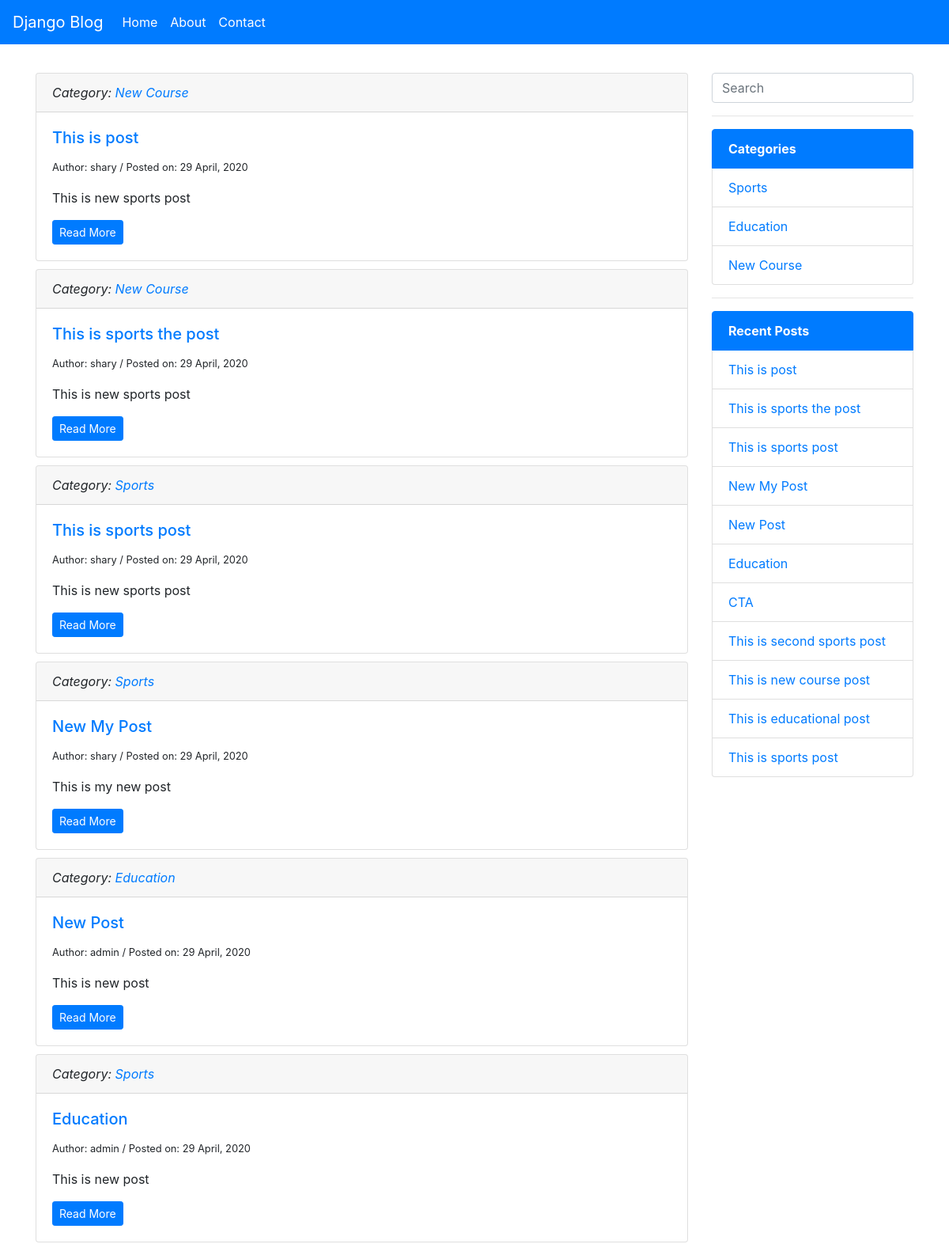
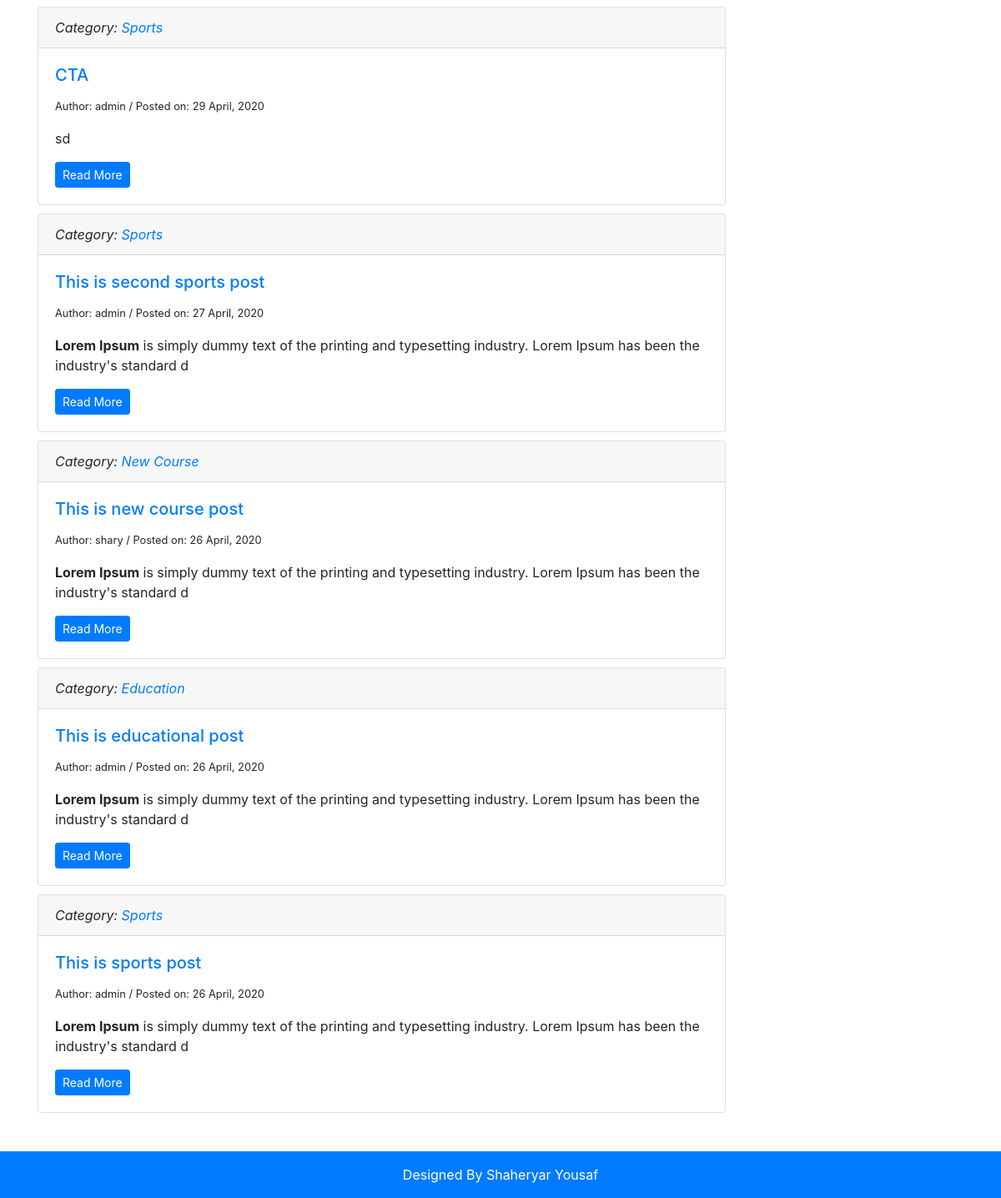
The page / on the database its author committed (2 pictures, top to bottom).
### posts/models.py (models this page shows, shortened)
class Post(models.Model):
    category = models.ForeignKey(Category, on_delete=models.DO_NOTHING, related_name='category_set')
    title = models.CharField(max_length=200)
    description = RichTextField()
    is_published = models.BooleanField(default=True)
    author = models.ForeignKey(User, on_delete=models.DO_NOTHING)
    meta_title = models.CharField(max_length=200, blank=True)
    meta_description = models.TextField(blank=True)
    slug = models.SlugField(unique=True, blank=True)
    created_at = models.DateTimeField(auto_now_add=True)
    updated_at = models.DateTimeField(auto_now=True)

class Category(models.Model):
    title = models.CharField(max_length=200)
    meta_title = models.CharField(max_length=200, blank=True)
    meta_description = models.TextField(blank=True)
    slug = models.SlugField(unique=True, blank=True)
    created_at = models.DateTimeField(auto_now_add=True)
    updated_at = models.DateTimeField(auto_now=True)
    class Meta:
        verbose_name = 'Category'
        verbose_name_plural = 'Categories'

### pages/views.py (the view)
# urls.py: path('', views.index, name='contact'),
def index(request):
	categories = Category.objects.all()
	posts = Post.objects.filter(is_published=True).order_by('-created_at')
	context = {
		'categories': categories,
		'posts': posts
	}
	return render(request, 'pages/index.html', context)

### templates/pages/index.html (shortened to what this page needs)
{% extends 'base.html' %}
{% block content %}
    <div class="col-lg-9 col-xs-12">
    	{% if posts %}
    		{% for post in posts %}
	    	<div class="card">
			  	<div class="card-header">
			    <i>Category: <a href="{% url 'category' post.category.slug %}">{{ post.category.title }}</a></i>
			  	</div>
			  	<div class="card-body">
				    <h5 class="card-title"><a href="blog/{{post.slug}}">{{post.title}}</a></h5>
				    <small>Author: {{ post.author }} / Posted on: {{ post.created_at | date:"d F, Y" }}</small>
				    <p class="card-text">{{post.description | safe | slice:":150"}}</p>
				    <a href="blog/{{post.slug}}" class="btn btn-primary btn-sm">Read More</a>
			  	</div>
			</div>
			{% endfor %}
    	{% else %}
    		No Posts
    	{% endif %}
    </div>
    <div class="col-lg-3 col-xs-12">
        {% include 'partials/sidebar.html' %}
    </div>
{% endblock %}

### templates/base.html (shortened to what this page needs)
{% load static %}
<!DOCTYPE html>
<html lang="en">
<head>
    <link rel="stylesheet" href="{% static 'css/style.css' %}">
    <link rel="stylesheet" href="{% static 'css/bootstrap.min.css' %}">
    <link rel="stylesheet" href="https://stackpath.bootstrapcdn.com/font-awesome/4.7.0/css/font-awesome.min.css">
</head>
<body>
{% include 'partials/navbar.html' %}
<div class="main">
    <div class="container">
        <div class="row">
            {% block content %}{% endblock %}
        </div>
    </div>
</div>
{% include 'partials/footer.html' %}
</body>
</html>

### templates/partials/navbar.html (shortened to what this page needs)
<header>
    <nav class="navbar navbar-expand-lg navbar-dark bg-primary">
        <a class="navbar-brand" href="{% url 'index' %}">Django Blog</a>
        <div class="collapse navbar-collapse" id="navbarSupportedContent">
            <ul class="navbar-nav mr-auto">
                <li class="nav-item">
                    <a class="nav-link" href="{% url 'index' %}">Home</a>
                </li>
                <li class="nav-item">
                    <a class="nav-link" href="{% url 'about' %}">About</a>
                </li>
                <li class="nav-item">
                    <a class="nav-link" href="{% url 'contact' %}">Contact</a>
                </li>
            </ul>
        </div>
    </nav>
</header>

### templates/partials/sidebar.html (shortened to what this page needs)
<aside>
	<form action="{% url 'search' %}">
	    <input type="search" name="keywords" placeholder="Search" class="form-control" />
	</form>
    <hr />
    <ul class="list-group">
    	<li class="list-group-item active"><b>Categories</b></li>
    	{% if categories %}
    		{% for category in categories %}
    			<li class="list-group-item"><a href="{% url 'category' category.slug %}">{{ category.title }}</a></li>
    		{% endfor %}
    	{% else %}
    		No Categories
    	{% endif %}
    </ul>
    <hr />
    <ul class="list-group">
    	<li class="list-group-item active"><b>Recent Posts</b></li>
    	{% if posts %}
    		{% for post in posts %}
    			<li class="list-group-item"><a href="{% url 'index' post.slug %}">{{post.title}}</a></li>
    		{% endfor %}
    	{% else %}
    		No Posts
    	{% endif %}
    </ul>
</aside>

### templates/partials/footer.html
<footer class="page-footer font-small blue">
  <div class="footer-copyright text-center py-3">
  	Designed By <a href="https://www.upwork.com/fl/shaheryaryousaf5" target="_blank">Shaheryar Yousaf</a>
  </div>
</footer>

### blog/static/css/style.css (style rules this page uses)
.nav-item a.nav-link { color: white !important; }
.main { margin: 3% 0; }
p { margin-top: 1rem !important; }
.card { margin-bottom: 10px; }
.card h5 a, .card h5 a:hover { text-decoration: none; }
ul li a, ul li a:hover { text-decoration: none; }
footer { background-color: #007bff!important; }
footer, footer a { color: #fff !important; text-decoration: none; }

### rows shown on the page
Post: category "New Course", title "This is post", author "shary", created_at "29 April, 2020", description "This is new sports post"
Post: category "New Course", title "This is sports the post", author "shary", created_at "29 April, 2020", description "This is new sports post"
Post: category "Sports", title "This is sports post", author "shary", created_at "29 April, 2020", description "This is new sports post"
Post: category "Sports", title "New My Post", author "shary", created_at "29 April, 2020", description "This is my new post"
Post: category "Education", title "New Post", author "admin", created_at "29 April, 2020", description "This is new post"
Post: category "Sports", title "Education", author "admin", created_at "29 April, 2020", description "This is new post"
Post: category "Sports", title "CTA", author "admin", created_at "29 April, 2020", description "sd"
Post: category "Sports", title "This is second sports post", author "admin", created_at "27 April, 2020", description "Lorem Ipsum is simply dummy text of the printing and typesetting industry. Lorem Ipsum has been the industry's standard d"
Post: category "New Course", title "This is new course post", author "shary", created_at "26 April, 2020", description "Lorem Ipsum is simply dummy text of the printing and typesetting industry. Lorem Ipsum has been the industry's standard d"
Post: category "Education", title "This is educational post", author "admin", created_at "26 April, 2020", description "Lorem Ipsum is simply dummy text of the printing and typesetting industry. Lorem Ipsum has been the industry's standard d"
Post: category "Sports", title "This is sports post", author "admin", created_at "26 April, 2020", description "Lorem Ipsum is simply dummy text of the printing and typesetting industry. Lorem Ipsum has been the industry's standard d"
Category: title "Sports"
Category: title "Education"
Category: title "New Course"
